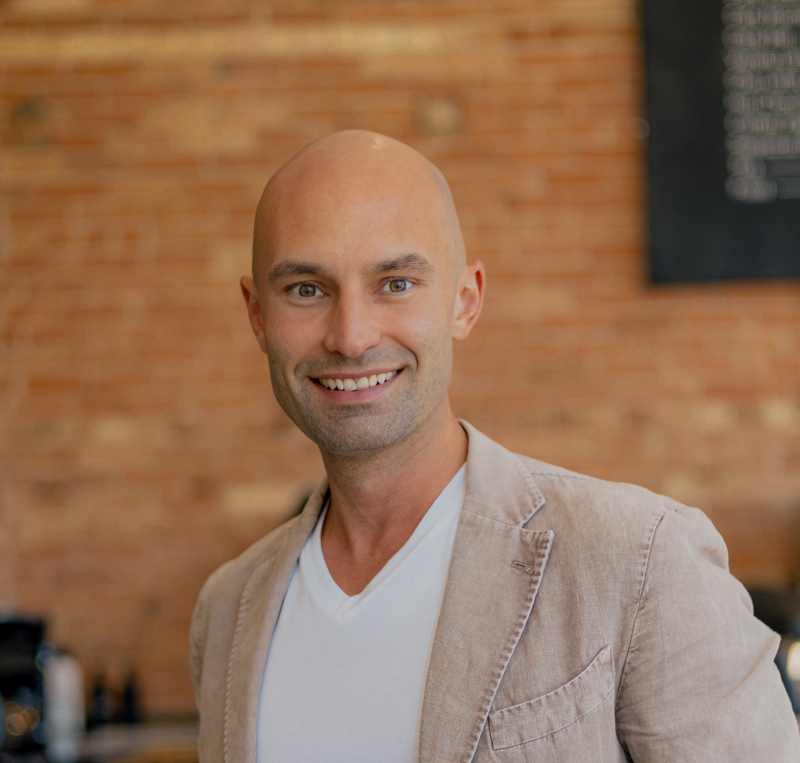
#> input picture images/headshot-original.jpg, 1600 x 1526 px, found by its file name (shown at 1/2 size)
$ python reframe.py
#> lines starting #> are read from the running program, lines starting #| are printed output that depends on the picture
import pathlib
from PIL import Image, ImageDraw, ImageFilter

proj = pathlib.Path.home() / "Developer" / "dont-play-boy"
src = Image.open(proj / "images" / "headshot-original.jpg").convert("RGB")
#> src is the input picture: PIL image 1600x1526 RGB; mean R, G, B 147.2, 112.5, 86.5

# --- canvas: wide cinematic 16:9 so cover-fill on a widescreen barely zooms ---
CW, CH = 2560, 1440
INK = (10, 7, 8)

canvas = Image.new("RGB", (CW, CH), INK)

# subtle red glow behind the subject (brand warmth), centered a touch above middle
glow = Image.new("L", (CW, CH), 0)
#> glow: PIL image 2560x1440 L; every value is 0
gd = ImageDraw.Draw(glow)
gx, gy = CW // 2, int(CH * 0.42)
for i, (rad, val) in enumerate([(1150, 70), (820, 90), (520, 95)]):
    gd.ellipse([gx - rad, gy - int(rad * 0.82), gx + rad, gy + int(rad * 0.82)], fill=val)
glow = glow.filter(ImageFilter.GaussianBlur(220))
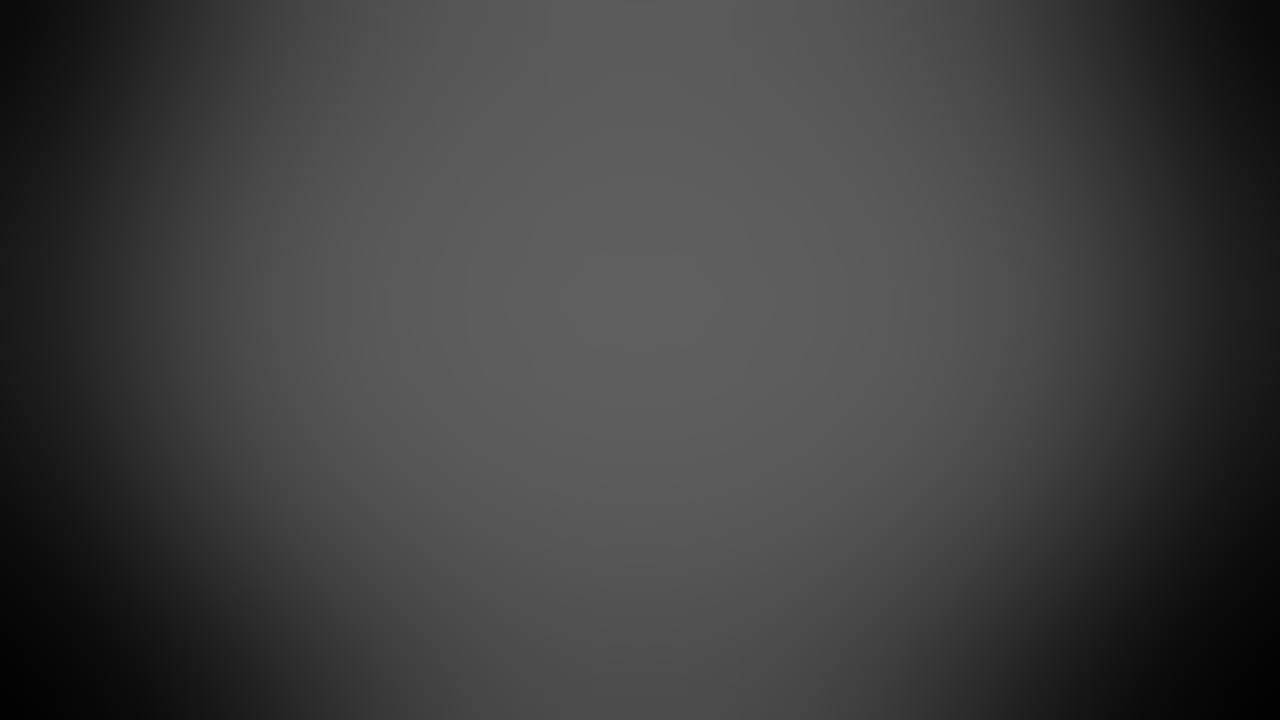
#> glow: PIL image 2560x1440 L (shown at 1/2 size); min 2, max 95, mean 63.9
red = Image.new("RGB", (CW, CH), (120, 18, 26))  # deep brand red
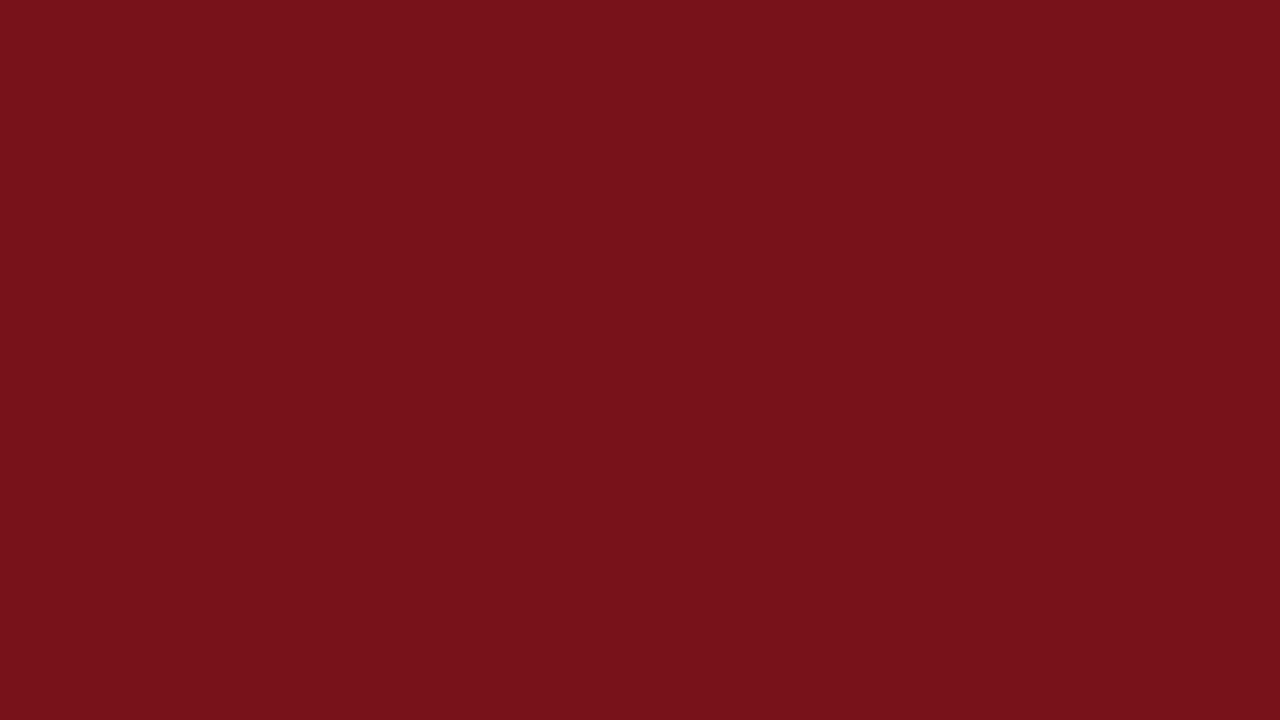
#> red: PIL image 2560x1440 RGB (shown at 1/2 size); mean R, G, B 120, 18, 26
canvas = Image.composite(red, canvas, glow)

# --- place the figure: smaller + set back, with headroom ---
FIG_H = 1010                       # figure height on the 1440 canvas (~70%) => "further back"
scale = FIG_H / src.height
#> scale = 0.662
fig_w = int(src.width * scale)
#> fig_w = 1058
fig = src.resize((fig_w, FIG_H), Image.LANCZOS)

fx = (CW - fig_w) // 2             # centered horizontally
#> fx = 751
fy = 150                           # top: headroom above his head

# feather mask so the photo edges dissolve into the dark (no hard rectangle seam)
mask = Image.new("L", (fig_w, FIG_H), 0)
#> mask: PIL image 1058x1010 L; every value is 0
md = ImageDraw.Draw(mask)
inset = 2
md.rounded_rectangle([inset, inset, fig_w - inset, FIG_H - inset], radius=90, fill=255)
mask = mask.filter(ImageFilter.GaussianBlur(70))   # soft vignette edge
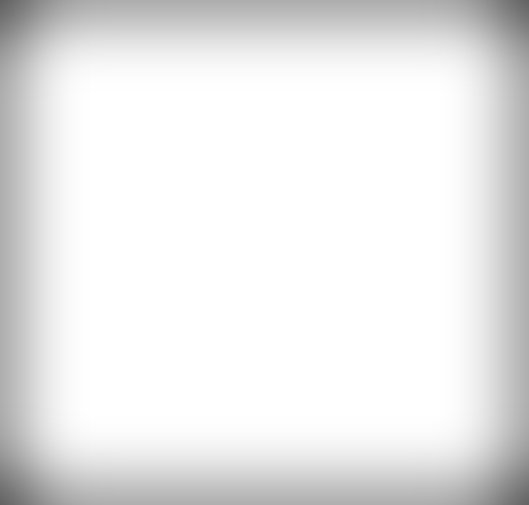
#> mask: PIL image 1058x1010 L (shown at 1/2 size); min 98, max 255, mean 232.5

canvas.paste(fig, (fx, fy), mask)
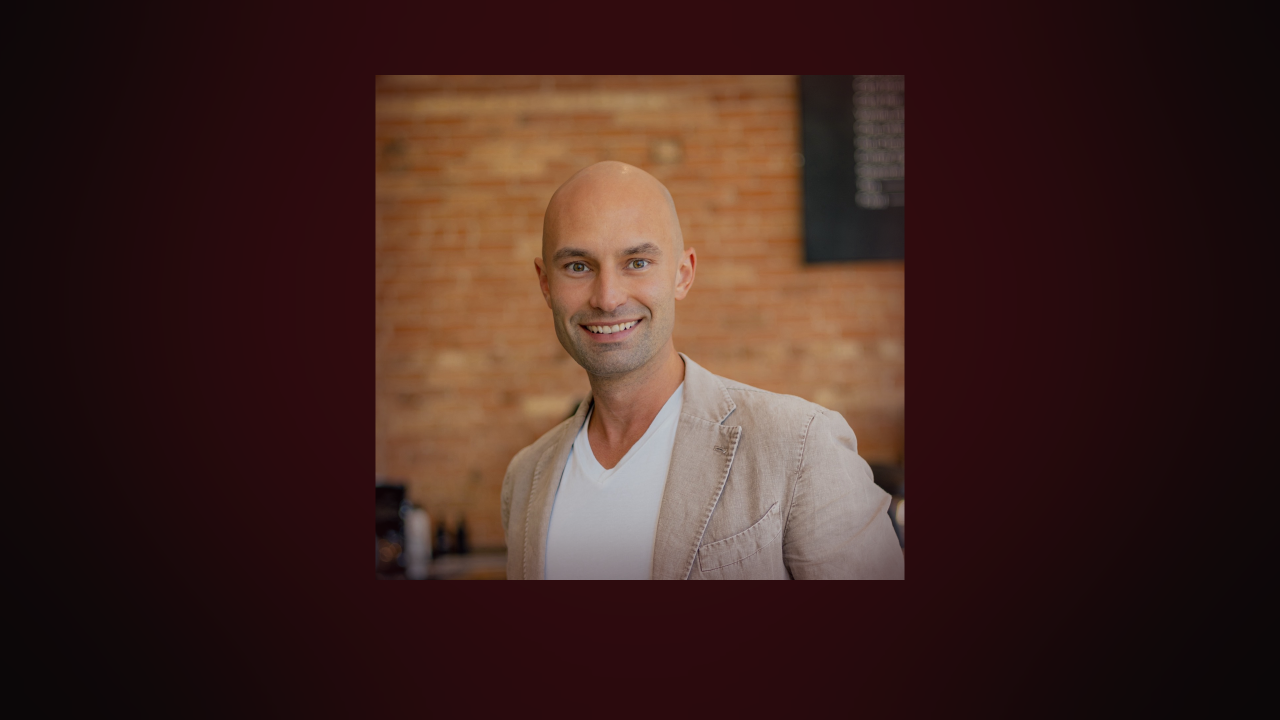
#> canvas: PIL image 2560x1440 RGB (shown at 1/2 size); mean R, G, B 63.9, 36.8, 31.7

# gentle global vignette to seat him in the frame
vig = Image.new("L", (CW, CH), 0)
vd = ImageDraw.Draw(vig)
vd.ellipse([-CW * 0.15, -CH * 0.15, CW * 1.15, CH * 1.15], fill=255)
vig = vig.filter(ImageFilter.GaussianBlur(260))
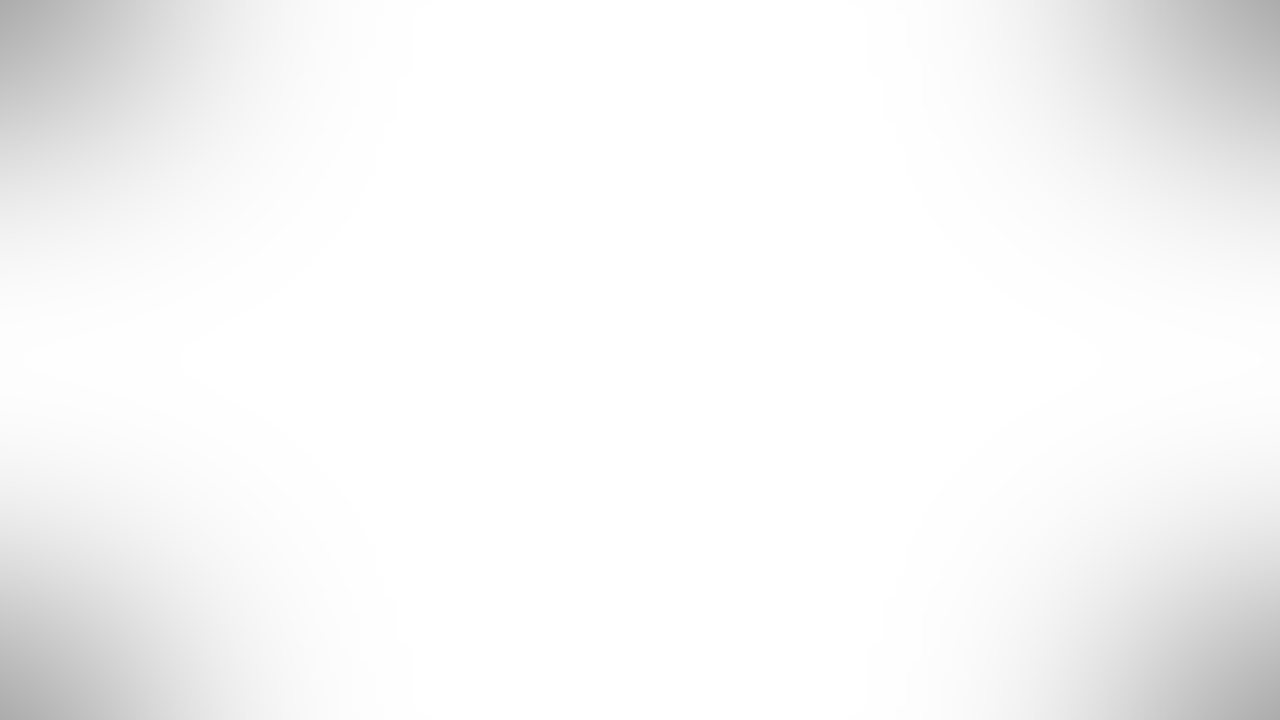
#> vig: PIL image 2560x1440 L (shown at 1/2 size); min 172, max 255, mean 246.7
dark = Image.new("RGB", (CW, CH), INK)
canvas = Image.composite(canvas, dark, vig)

out = proj / "images" / "headshot.jpg"
canvas.save(out, "JPEG", quality=86, optimize=True, progressive=True)
#> (the run stopped early here; a loop or call above may not have finished)
